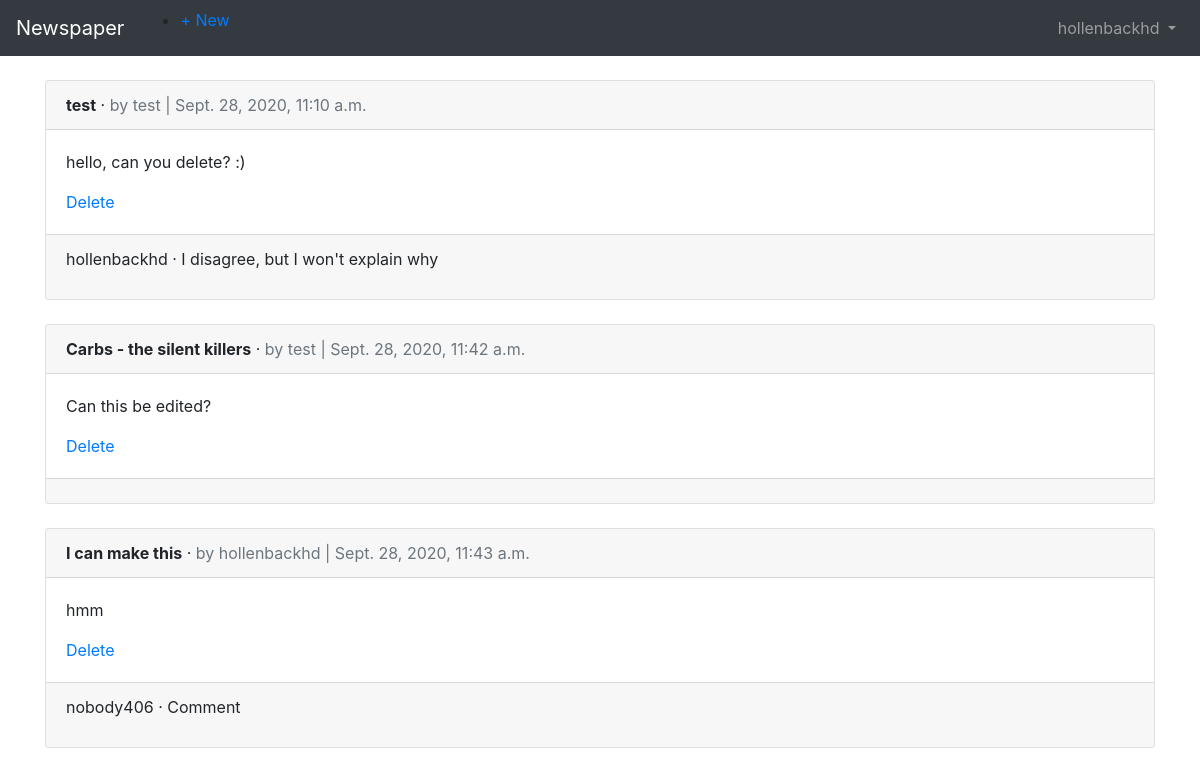
The page /articles/ (signed in) on the database its author committed.
### users/models.py (models this page shows)
class CustomUser(AbstractUser):
    age = models.PositiveIntegerField(null=True, blank=True)

### articles/models.py (models this page shows, shortened)
class Article(models.Model):
    title = models.CharField(max_length=255)
    body = models.TextField()
    date = models.DateTimeField(auto_now_add=True)
    author = models.ForeignKey(
        get_user_model(),
        on_delete=models.CASCADE,
        )

class Comment(models.Model):
    article = models.ForeignKey(
        Article,
        on_delete=models.CASCADE,
        related_name='comments',
    )
    comment = models.CharField(max_length=140)
    author = models.ForeignKey(
        get_user_model(),
        on_delete=models.CASCADE,
        )
    def __str__(self):
        return self.comment

### articles/views.py (the view)
# urls.py: path('', ArticleListView.as_view(), name='article_list'),
class ArticleListView(LoginRequiredMixin, ListView):
    model = Article
    template_name = 'article_list.html'
    login_url = 'login'

### templates/article_list.html (shortened to what this page needs)
{% extends 'base.html' %}
{% block content %}
{% for article in object_list %}
<div class="card">
<div class="card-header">
<span class="font-weight-bold">{{ article.title }}</span> &middot;
<span class="text-muted">by {{ article.author }} |
{{ article.date }}</span>
</div>
<div class="card-body">
<p>{{ article.body }}</p>
<a href="{% url 'article_edit' article.pk %}>Edit</a> |
<a href="{% url 'article_delete' article.pk %}">Delete</a>
</div>
<div class="card-footer">
{% for comment in article.comments.all %}
<p>
<span class="ont-weight-bold">{{ comment.author }} &middot;</span>
{{ comment }}
</p>
{% endfor %}
</div>
</div>
<br />
{% endfor %}
{% endblock content %}

### templates/base.html (shortened to what this page needs)
<!doctype html>
<html lang="en">
  <head>
    <link rel="stylesheet"
    href="https://stackpath.bootstrapcdn.com/bootstrap/4.1.3/css/bootstrap.min.css"
>
  </head>
  <body>
    <nav class="navbar navbar-expand-md navbar-dark bg-dark mb-4">
      <a class="navbar-brand" href="{% url 'home' %}">Newspaper</a>
	{% if user.is_authenticated %}
<ul class="navbar-nac mr-auto">
<li class="nav-item"><a href="{% url 'article_new' %}">+ New</a></li>
</ul>
{% endif %}
    <div class="collapse navbar-collapse" id="navbarCollapse">
      {% if user.is_authenticated %}
        <ul class="navbar-nav ml-auto">
          <li class="nav-item">
            <a class="nav-link dropdown-toggle" href="#" id="userMenu"
              data-toggle="dropdown" aria-haspopup="true"
              aria-expanded="false">
              {{ user.username }}
            </a>
          </li>
        </ul>
      {% endif %}
    </div>
  </nav>
  <div class="container">
    {% block content %}
    {% endblock content %}
  </div>
  </body>
</html>

### rows shown on the page
CustomUser: username "hollenbackhd"
Article: title "test", author "test", date "Sept. 28, 2020, 11:10 a.m.", body "hello, can you delete? :)"
Comment: author "hollenbackhd", comment "I disagree, but I won't explain why"
Article: title "Carbs - the silent killers", author "test", date "Sept. 28, 2020, 11:42 a.m.", body "Can this be edited?"
Article: title "I can make this", author "hollenbackhd", date "Sept. 28, 2020, 11:43 a.m.", body "hmm"
Comment: author "nobody406", comment "Comment"
